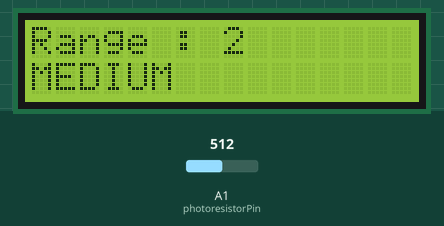
Simulated run of this sketch. Board: Arduino Uno, built with avr-gcc and run on an emulated ATmega328P. Parts: 16×2 character LCD. The test bench sets the inputs (shaded band); at power-on: A1 (photoresistorPin) = 512. What the sketch prints to the serial monitor is not drawn.

Above: at 1.2 s.
1.3 s: A1 (photoresistorPin) set to 688
2.8 s: A1 (photoresistorPin) set to 708
At 3.8 s:
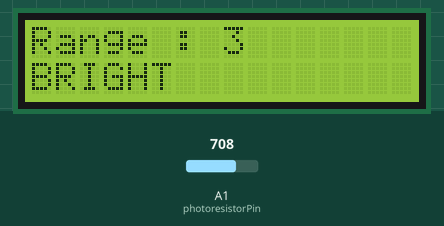
4.6 s: A1 (photoresistorPin) set to 306
At 5.7 s:
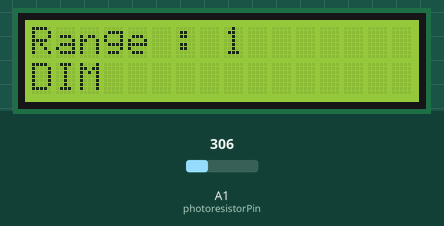
6.2 s: A1 (photoresistorPin) set to 240
7.7 s: A1 (photoresistorPin) set to 221
At 9.0 s:
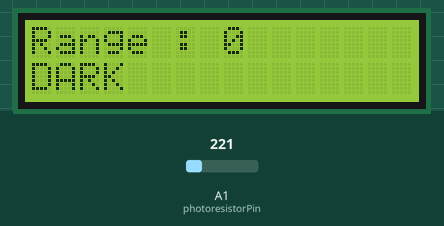
9.3 s: A1 (photoresistorPin) set to 511
At 9.9 s:
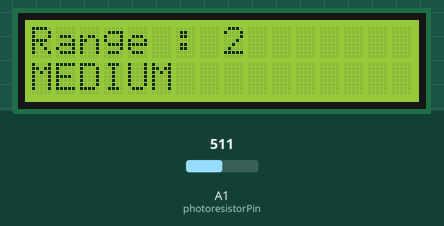
Timing chart, 0 to 11.9 s (numbered marks = the images above; inputs shaded):
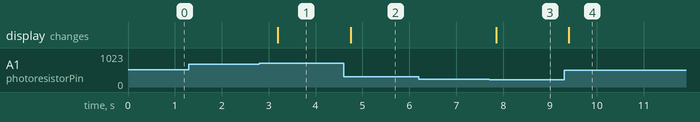

The sketch:

12_01_Photoresistor.ino
```cpp
/* Coding Array STARTER Kit for Arduino
 *
 *  예제 12_01_Photoresistor
 *  이 스케치는 조도센서를 이용해 빛의 밝기를 측정한다.
 *  조도센서에 연결된 A1 아날로그 입력핀에 저항값에 따른 0~5V 사이의 전압 값이 들어오게 되고
 *  이를 0~1023 사이의 값으로 변환하여 나타내게 된다.
 *  0~1023 값은 map 함수를 통해 0~3 4단계로 나뉘어 switch-case에 이용된다.
 *
 *  made by Arduinostory
 *  we@arduinostory.com
 */

// LCD 사용을 위한 설정

#include <Wire.h>
#include <LiquidCrystal_I2C.h>
LiquidCrystal_I2C lcd(0x27,16,2);  // LCD I2C 주소를설정한다. 16칸2줄LCD 사용
                                    // 0x27 대신 스캐닝 된 주소를 넣는다.

// 변수 설정
const int photoresistorPin=A1;  // A1핀에 조도 센서 연결

const int sensorMin =0;      // 실험을 통해 발견된 최소 센서값, 수정할 수 있다.
const int sensorMax =700;    // 실험을 통해 발견된 최대 센서값, 수정할 수 있다.


void setup() {

  // LCD 초기화
  lcd.init();
  lcd.backlight();                // 백라이트를켠다. (lcd.noBacklight() 는 백라이트 끈다.)

  // 시리얼 통신 설정
  Serial.begin(9600);            // 9600속도로 시리얼 통신 시작
}

void loop() {

// 센서값 읽어 범위 맵핑
  int sensorReading = analogRead(photoresistorPin);   // A2핀에서 조도 센서값을 읽는다
  Serial.println(sensorReading);
  int range = map (sensorReading,sensorMin,sensorMax,0,3);   // 센서값을 0~3까지 4가지로 맵핑한다.

// 센서 범위에 따라 메세지 출력
  switch(range) {                 // 0~3 범위에 따라
    case 0:                        // 센서위에 손을 대고 센서 값이 0이 되면
      Serial.println("DARK");             // 시리얼창에 dark프린트하고 줄바꿈
      //LCD창에 거리 나타내기
      lcd.clear();
      lcd.setCursor(0,0);                 // 첫 번째 줄 첫째 칸
      lcd.print("Range : ");              // 메세지 출력
      lcd.print(range);
      lcd.setCursor(0,1);                 // 두 번째 줄 첫째 칸
      lcd.print("DARK");                // DARK 출력
      break;

    case 1:                       // 센서위에 손을 가까이 대고 센서 값이 1이 되면
      Serial.println("DIM");              // 시리얼창에 dim프린트하고 줄바꿈
      //LCD창에 거리 나타내기
      lcd.clear();
      lcd.setCursor(0,0);                 // 첫 번째 줄 첫째 칸
      lcd.print("Range : ");              // 메세지 출력
      lcd.print(range);
      lcd.setCursor(0,1);                 // 두 번째 줄 첫째 칸
      lcd.print("DIM");                 // DIM 출력
      break;

    case 2:                       // 센서위에 손을 멀리하며 센서 값이 2가 되면
      Serial.println("MEDIUM");           // 시리얼창에 medium프린트하고 줄바꿈
      //LCD창에 거리 나타내기
      lcd.clear();
      lcd.setCursor(0,0);                 // 첫 번째 줄 첫째 칸
      lcd.print("Range : ");              // 메세지 출력
      lcd.print(range);
      lcd.setCursor(0,1);                 // 두 번째 줄 첫째 칸
      lcd.print("MEDIUM");              // MEDIUM 출력
      break;

    case 3:                      // 센서에 근처에 손을 대지 않고 센서값이 3이 되면
      Serial.println("BRIGHT");         // 시리얼창에 bright프린트하고 줄바꿈
      //LCD창에 거리 나타내기
      lcd.clear();
      lcd.setCursor(0,0);                 // 첫 번째 줄 첫째 칸
      lcd.print("Range : ");              // 메세지 출력
      lcd.print(range);
      lcd.setCursor(0,1);                 // 두 번째 줄 첫째 칸
      lcd.print("BRIGHT");              // BRIGHT 출력
      break;
  }

  delay(500);                      // 안정적으로 값을 읽기 위해 50밀리초 지연
}
```

Measured:
- the behaviour switches between 699 and 700 on A1 (photoresistorPin) (found by bisection; images 0 and 1)
- the behaviour switches between 234 and 233 on A1 (photoresistorPin) (found by bisection; images 2 and 3)
- after the input at 1.3 s, every drawn part: stays the same
- after the input at 2.8 s, the display: changes after 0.40 s (image 1)
- after the input at 4.6 s, the display: changes after 0.15 s (image 2)
- after the input at 6.2 s, every drawn part: stays the same
- after the input at 7.7 s, the display: changes after 0.15 s (image 3)
- after the input at 9.3 s, the display: changes after 0.10 s (image 4)
